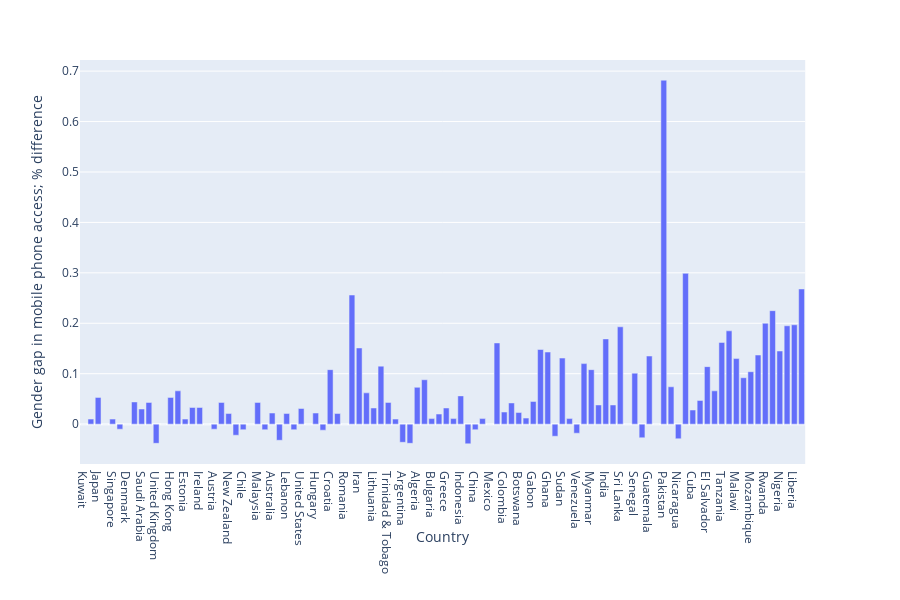

Notebook code for this chart:
### Code cell
fig = px.bar(Gender_Gap_Sorted, x='Country', y='Gender gap in mobile phone access; % difference')
fig.show()

### Figure 1 — Plotly figure (JSON) as saved in the notebook; plotly's stock layout.template omitted (floating-point values rounded to 4 significant figures)
{"data": [{"alignmentgroup": "True", "hoverlabel": {"namelength": 0}, "hovertemplate": "Country=%{x}<br>Gender gap in mobile phone access; % difference=%{y}", "legendgroup": "", "marker": {"color": "#636efa"}, "name": "", "offsetgroup": "", "orientation": "v", "showlegend": false, "textposition": "auto", "type": "bar", "x": ["Kuwait", "South Korea", "Japan", "UAE", "Singapore", "Bahrain", "Denmark", "Netherlands", "Saudi Arabia", "Qatar", "United Kingdom", "Sweden", "Hong Kong", "Canada", "Estonia", "Germany", "Ireland", "Taiwan", "Austria", "Oman", "New Zealand", "Kazakhstan", "Chile", "Belgium", "Malaysia", "Spain", "Australia", "Latvia", "Lebanon", "Poland", "United States", "Turkey", "Hungary", "France", "Croatia", "Slovakia", "Romania", "Uzbekistan", "Iran", "Portugal", "Lithuania", "Azerbaijan", "Trinidad & Tobago", "Russia", "Argentina", "Brazil", "Algeria", "Morocco", "Bulgaria", "Italy", "Greece", "Thailand", "Indonesia", "South Africa", "China", "Jamaica", "Mexico", "Egypt", "Colombia", "Vietnam", "Botswana", "Philippines", "Gabon", "Cambodia", "Ghana", "Namibia", "Sudan", "Kenya", "Venezuela", "Peru", "Myanmar", "Honduras", "India", "Laos", "Sri Lanka", "Paraguay", "Senegal", "Zimbabwe", "Guatemala", "Mongolia", "Pakistan", "Cameroon", "Nicaragua", "Ethiopia", "Cuba", "Zambia", "El Salvador", "Côte d'Ivoire", "Tanzania", "Burkina Faso", "Malawi", "Papua New Guinea", "Mozambique", "Uganda", "Rwanda", "Madagascar", "Nigeria", "Bangladesh", "Liberia", "Burundi"], "xaxis": "x", "y": [0, 0.01, 0.053, 0, 0.01, -0.01, 0, 0.044, 0.03, 0.043, -0.038, 0, 0.053, 0.066, 0.01, 0.033, 0.033, 0, -0.01, 0.043, 0.021, -0.022, -0.011, 0, 0.043, -0.011, 0.022, -0.032, 0.021, -0.011, 0.031, 0, 0.022, -0.012, 0.108, 0.021, 0, 0.256, 0.151, 0.062, 0.032, 0.115, 0.043, 0.01, -0.036, -0.038, 0.073, 0.088, 0.011, 0.02, 0.032, 0.011, 0.056, -0.039, -0.011, 0.011, 0, 0.161, 0.024, 0.042, 0.023, 0.012, 0.045, 0.148, 0.143, -0.024, 0.131, 0.011, -0.018, 0.12, 0.108, 0.038, 0.169, 0.038, 0.193, 0, 0.101, -0.027, 0.135, 0, 0.682, 0.074, -0.029, 0.299, 0.028, 0.047, 0.114, 0.066, 0.162, 0.185, 0.13, 0.092, 0.104, 0.137, 0.2, 0.225, 0.145, 0.195, 0.197, 0.268], "yaxis": "y"}], "layout": {"barmode": "relative", "height": 600, "legend": {"tracegroupgap": 0}, "margin": {"t": 60}, "xaxis": {"anchor": "y", "domain": [0, 0.98], "title": {"text": "Country"}}, "yaxis": {"anchor": "x", "domain": [0, 1], "title": {"text": "Gender gap in mobile phone access; % difference"}}}}
